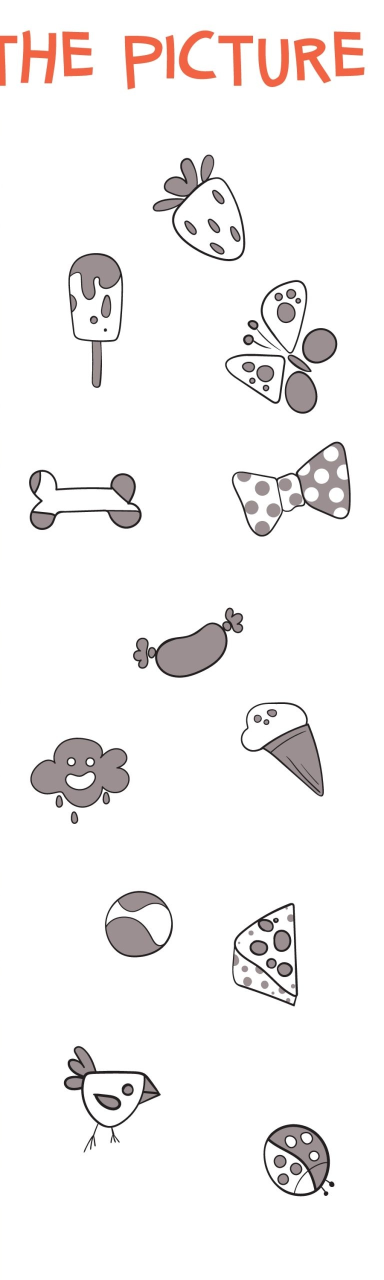
#> input picture template_image.jpg, 768 x 2560 px (shown at 1/2 size)
$ jupyter execute --allow-errors code-midterm.ipynb
#> lines starting #> are read from the running program, lines starting #| are printed output that depends on the picture; after the words box and inside, x2 and y2 are one past the last pixel; in counts of white or black regions, pixels touching at a corner belong together
[cell 1]
import cv2
import os
import matplotlib.pyplot as plt
import numpy as np

# Đọc ảnh đầu vào
image_path = "C:\\Users\\Hoanggg\\Downloads\\Midterm-ImageSet\\Finding\\2.jpg"
image = cv2.imread(image_path)
#> (the rest of this cell did not finish here and is left out)

#> (a cell that did not finish here is left out)

[cell 3]
# Chia ảnh thành 2 phần: ảnh chính (bên trái) và ảnh mẫu (bên phải)
split_ratio = 0.70
#> (the rest of this cell did not finish here and is left out)

#> (a cell that did not finish here is left out)

#> (a cell that did not finish here is left out)

#> (a cell that did not finish here is left out)

#> (a cell that did not finish here is left out)

[cell 8]
# Đọc ảnh
image_path = "template_image.jpg"
image = cv2.imread(image_path)
#> image is the input picture: shape (2560, 768, 3); mean B, G, R 242.3, 242.6, 245.1
output = image.copy()
gray = cv2.cvtColor(image, cv2.COLOR_BGR2GRAY)

# Áp dụng threshold để tách nền trắng
_, thresh = cv2.threshold(gray, 200, 255, cv2.THRESH_BINARY_INV)
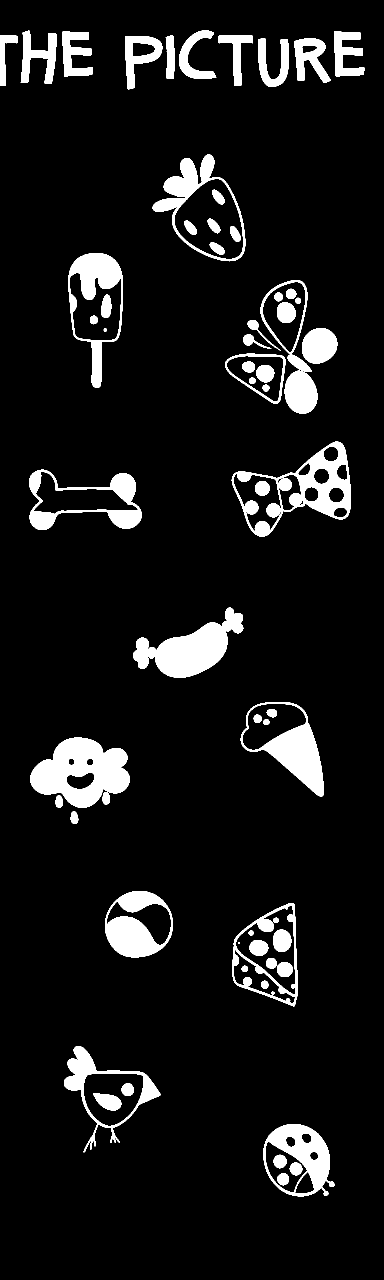
#> thresh: shape (2560, 768) (shown at 1/2 size); 8.5% white; 67 white regions (1 under 20 px), largest, box (x1, y1, x2, y2) and area: (60, 1475, 260, 1616) 17215, (266, 1215, 487, 1356) 14057, (463, 883, 702, 1073) 12558
kernel = np.ones((7,7), np.uint8)
closing = cv2.morphologyEx(thresh, cv2.MORPH_CLOSE, kernel)
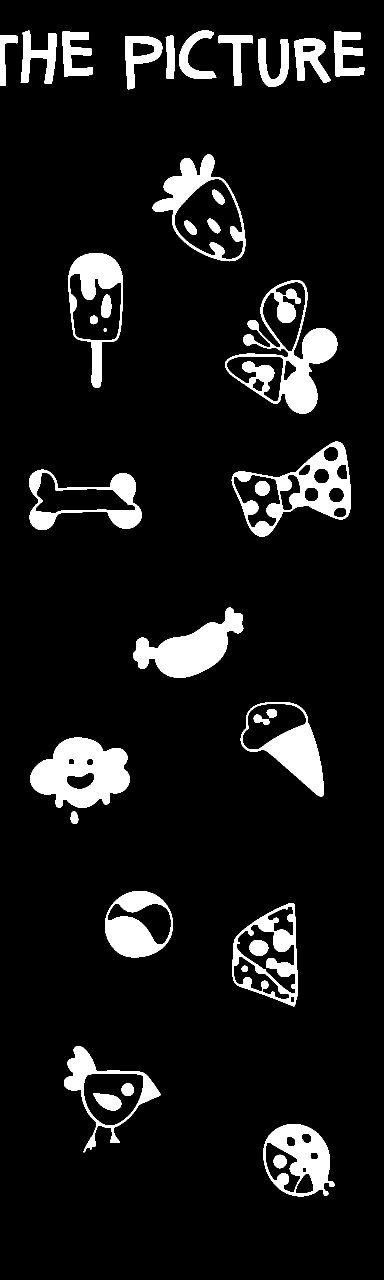
#> closing: shape (2560, 768) (shown at 1/2 size); 8.7% white; 37 white regions

# Tìm contours của các vật thể
contours, _ = cv2.findContours(closing, cv2.RETR_EXTERNAL, cv2.CHAIN_APPROX_SIMPLE)
#> contours = 23 contours; largest, box (x1, y1, x2, y2) and area: (450, 560, 675, 828) 28285, (463, 883, 702, 1073) 24118, (305, 309, 491, 523) 22900, (464, 1806, 596, 2013) 19635, (60, 1475, 260, 1616) 19308

# Thiết lập ngưỡng y để loại bỏ tiêu đề "THE PICTURE"
TITLE_Y_THRESHOLD = 100  # Giả định tiêu đề nằm ở trên cùng, có thể điều chỉnh nếu cần

object_coords = []
for cnt in contours:
    x, y, w, h = cv2.boundingRect(cnt)
    # Bỏ qua tiêu đề bằng cách lọc theo vị trí y
    if y > TITLE_Y_THRESHOLD and w > 20 and h > 20:
        object_coords.append((x, y, w, h))
        # Vẽ hình chữ nhật quanh vật thể
        cv2.rectangle(output, (x, y), (x + w, y + h), (0, 255, 0), 2)
        # Hiển thị tọa độ
        cv2.putText(output, f"({x},{y})", (x, y - 10), cv2.FONT_HERSHEY_SIMPLEX,
                    0.5, (0, 0, 255), 1, cv2.LINE_AA)
#> this loop made 23 passes
#> (x, y, w, h) on passes 1 to 12: (527, 2248, 142, 145), (128, 2092, 194, 213), (464, 1806, 132, 207), (210, 1782, 136, 133), (141, 1623, 16, 25), (60, 1475, 200, 141), (481, 1404, 167, 189), (266, 1215, 221, 141), (58, 939, 226, 121), (463, 883, 239, 190), (450, 560, 225, 268), (136, 506, 110, 270)
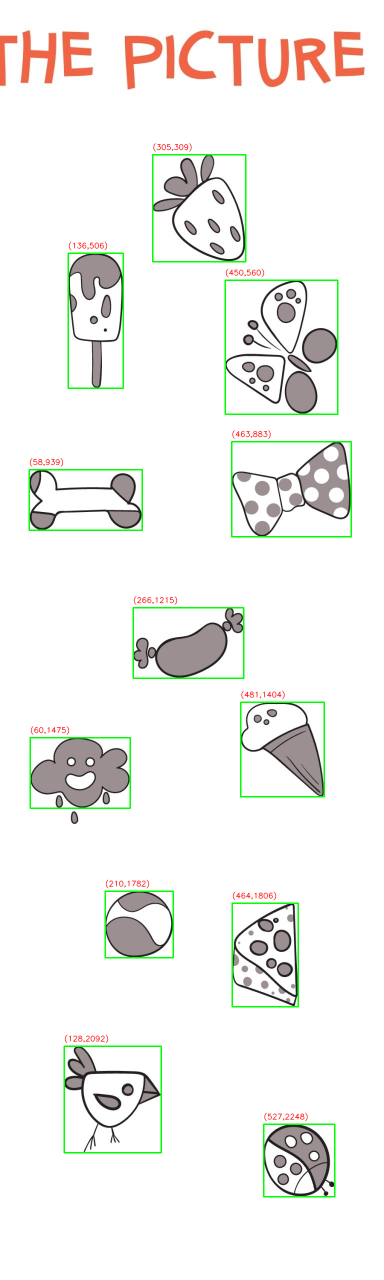
#> output: shape (2560, 768, 3) (shown at 1/2 size); 1.72% of pixels changed, all inside (x1, y1, x2, y2) = (57, 286, 704, 2395)
#> after the loop, object_coords = 12 items, first 6: (527, 2248, 142, 145), (128, 2092, 194, 213), (464, 1806, 132, 207), (210, 1782, 136, 133), (60, 1475, 200, 141), (481, 1404, 167, 189)

# Hiển thị ảnh với bounding box và tọa độ
plt.figure(figsize=(6, 6))
plt.imshow(cv2.cvtColor(output, cv2.COLOR_BGR2RGB))
plt.title("Các vật thể được phát hiện và tọa độ")
plt.axis("off")
plt.show()

# In ra tọa độ của các vật thể
print("Tọa độ các vật thể (x, y, w, h):")
for coord in object_coords:
    print(coord)
#> this loop made 12 passes
#| (527, 2248, 142, 145)
#| (128, 2092, 194, 213)
#| (464, 1806, 132, 207)
#| (210, 1782, 136, 133)
#| (60, 1475, 200, 141)
#| (481, 1404, 167, 189)
#| (266, 1215, 221, 141)
#| (58, 939, 226, 121)
#> (further printed lines are left out)

[cell 9]
import os

# Đường dẫn đến ảnh chính
image_path = "template_image.jpg"
image = cv2.imread(image_path)

# Danh sách tọa độ của các vật thể theo định dạng (x, y, w, h)
coords = [
    (527, 2248, 142, 145),
    (128, 2092, 194, 213),
    (464, 1806, 132, 207),
    (210, 1782, 136, 133),
    (60, 1475, 200, 141),
    (481, 1404, 167, 189),
    (266, 1215, 221, 141),
    (58, 939, 226, 121),
    (463, 883, 239, 190),
    (450, 560, 225, 268),
    (136, 506, 110, 270),
    (305, 309, 186, 214)
]

# Tạo thư mục lưu ảnh cắt (nếu chưa có)
output_dir = "extracted_objects"
os.makedirs(output_dir, exist_ok=True)

# Duyệt qua danh sách tọa độ để cắt từng vật thể
for idx, (x, y, w, h) in enumerate(coords):
    # Cắt vùng ảnh từ tọa độ (x, y) với kích thước (w, h)
    cropped = image[y:y+h, x:x+w]

    # Chuyển đổi ảnh cắt ra thành ảnh xám
    cropped_gray = cv2.cvtColor(cropped, cv2.COLOR_BGR2GRAY)

    # Lưu ảnh đã cắt ra file riêng
    filename = os.path.join(output_dir, f"object_{idx+1}.png")
    cv2.imwrite(filename, cropped_gray)
    print(f"Lưu {filename} với tọa độ: (x={x}, y={y}, w={w}, h={h})")
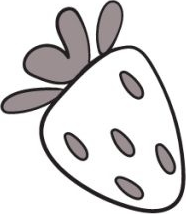
#> cropped: shape (214, 186, 3); mean B, G, R 217.2, 216.8, 218.6

[cell 10]
def template_matching(image_edges, template_edges):
    """
    Hàm thực hiện Template Matching với nhiều tỷ lệ khác nhau để tìm vị trí tốt nhất của mẫu trên ảnh chính.
    """
    scales = np.arange(0.4, 2.0, 0.05)  # Các tỷ lệ để thử nghiệm
    best_val = -1
    best_loc = None
    best_scale = None

    for scale in scales:
        # Resize template theo tỷ lệ hiện tại
        new_w = int(template_edges.shape[1] * scale)
        new_h = int(template_edges.shape[0] * scale)

        if new_w <= 0 or new_h <= 0:
            continue  # Bỏ qua nếu kích thước resize không hợp lệ

        resized_template = cv2.resize(template_edges, (new_w, new_h))

        # So khớp template
        result = cv2.matchTemplate(image_edges, resized_template, cv2.TM_CCOEFF_NORMED)
        min_val, max_val, min_loc, max_loc = cv2.minMaxLoc(result)

        # Lưu kết quả tốt nhất
        if max_val > best_val:
            best_val = max_val
            best_loc = max_loc
            best_scale = scale

    return best_loc, best_scale, best_val

# Đọc ảnh chính và chuyển sang ảnh xám
s_img = cv2.imread("main_image.jpg")
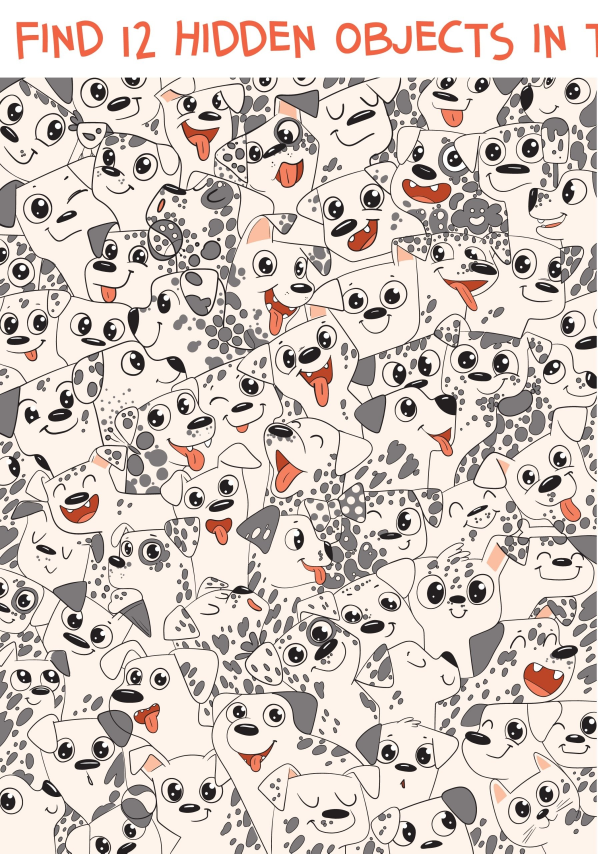
#> input picture main_image.jpg, 1792 x 2560 px (shown at 1/3 size)
#> s_img is the input picture: shape (2560, 1792, 3); mean B, G, R 194.7, 201.4, 212.5
s_img_gray = cv2.cvtColor(s_img, cv2.COLOR_BGR2GRAY)

# Đọc ảnh mẫu và chuyển sang ảnh xám
t_img = cv2.imread("extracted_objects/object_10.png")
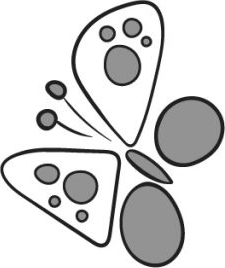
#> t_img: shape (268, 225, 3); min 12, max 255, mean 213.5
t_img_gray = cv2.cvtColor(t_img, cv2.COLOR_BGR2GRAY)

# Áp dụng Canny Edge Detection
main_edges = cv2.Canny(s_img_gray, 100, 200)
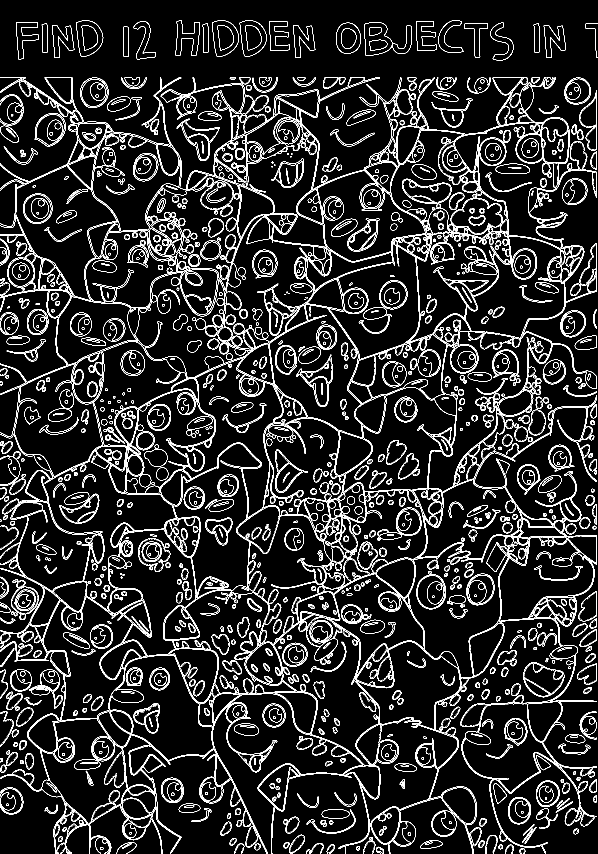
#> main_edges: shape (2560, 1792) (shown at 1/3 size); 7.3% white in thin lines or dots
template_edges = cv2.Canny(t_img_gray, 100, 200)
#> template_edges: shape (268, 225); 7.3% white in thin lines or dots

# Tìm vị trí tốt nhất
best_loc, best_scale, best_val = template_matching(main_edges, template_edges)
#> the loop in template_matching, `for scale in scales:` made 32 passes
#> (min_val, max_val, min_loc, best_val, best_loc) on passes 1, 7, 8, 9: (-0.0853, 0.107, (295, 2425), 0.107, (1092, 1209)), (-0.066, 0.155, (447, 2101), 0.155, (298, 1232)), (-0.0627, 0.265, (578, 1547), 0.265, (292, 1224)), (-0.0603, 0.384, (447, 2083), 0.384, (286, 1217))
#> (min_val, max_val, min_loc, max_loc) on passes 2, 3, 4, 5, 6, 10: (-0.0763, 0.1, (811, 760), (1202, 1867)), (-0.0766, 0.0914, (270, 1478), (112, 2085)), (-0.0714, 0.0996, (637, 1617), (1612, 2157)), (-0.0659, 0.103, (859, 1265), (1200, 1859)), (-0.0664, 0.0966, (622, 1588), (306, 1242)), (-0.058, 0.159, (448, 2075), (279, 1209))
#> pass 1, in template_matching, `resized_template = cv2.resize(template_edges, (new_w, new_h))`:
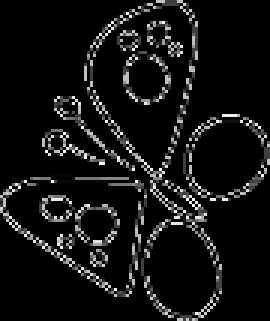
#> resized_template: shape (107, 90) (shown 3 times larger); min 0, max 255, mean 18.7
#> pass 1, in template_matching, `result = cv2.matchTemplate(image_edges, resized_template, cv2.TM_CCOEF..`:
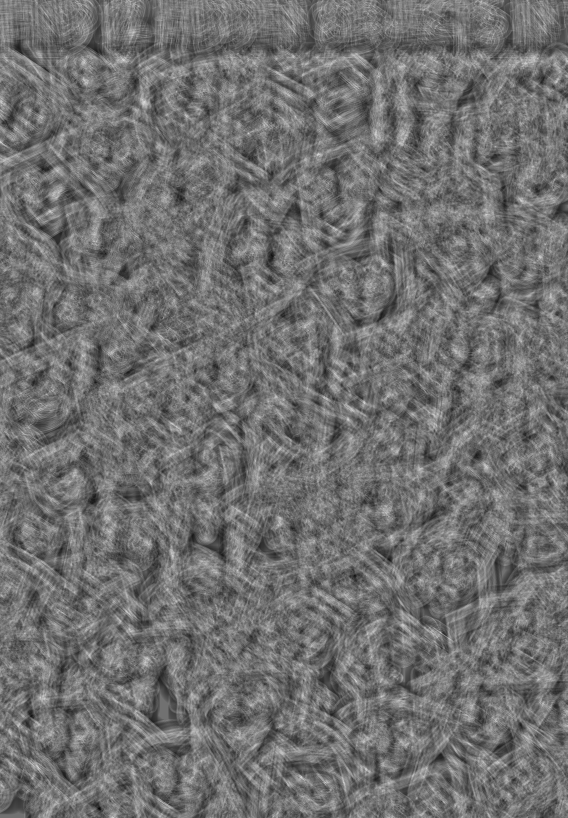
#> result: shape (2454, 1703) float32 (shown at 1/3 size); min -0.0853, max 0.107, mean -0.000397; drawn with min black and max white
#> after the loop in template_matching, `for scale in scales:`:
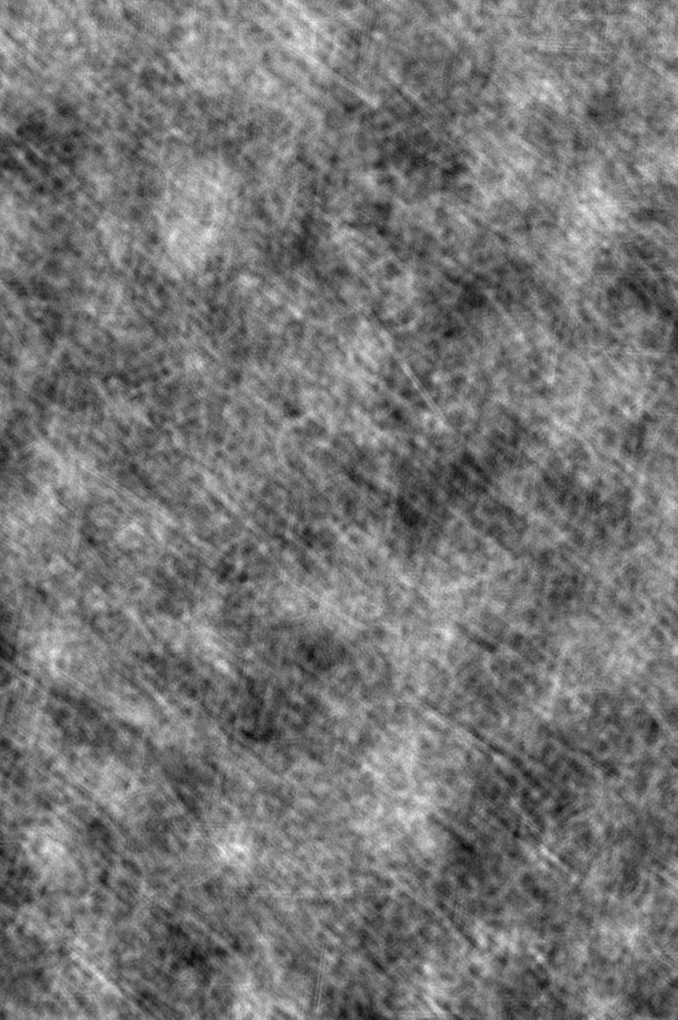
#> result: shape (2039, 1355) float32 (shown at 1/2 size); min -0.033, max 0.0391, mean 0.00033; drawn with min black and max white
#> after the loop in template_matching, `for scale in scales:`: best_scale = 0.8; best_val = 0.384
#> best_loc = (286, 1217); best_scale = 0.8; best_val = 0.384

# Vẽ hình chữ nhật lên ảnh chính nếu tìm thấy
if best_loc:
    h, w = int(t_img.shape[0] * best_scale), int(t_img.shape[1] * best_scale)
#> h = 214; w = 179
    top_left = best_loc
#> top_left = (286, 1217)
    bottom_right = (top_left[0] + w, top_left[1] + h)
#> bottom_right = (465, 1431)
    cv2.rectangle(s_img, top_left, bottom_right, (0, 0, 255), 4)

s_img = cv2.cvtColor(s_img, cv2.COLOR_RGB2BGR)

# Hiển thị kết quả
plt.figure(figsize=(9, 9))
plt.imshow(s_img)
plt.show()
